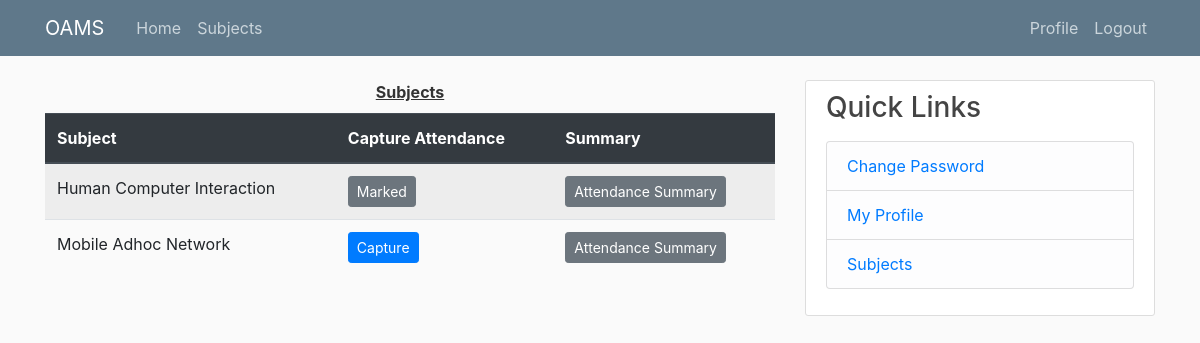
Page /subjects/ (signed in) on the committed database.
### blog/models.py (models this page shows, shortened)
class Subject(models.Model):
    subject_code = models.CharField(max_length=20, primary_key=True)
    subject_name = models.CharField(max_length=100, blank=True, null=True)
    year = models.CharField(max_length=20, choices=YEARS)
    branch = models.CharField(max_length=20, choices=BRANCHES)
    academic_year = models.CharField(max_length=20, blank=True, null=True)

### blog/views.py (the view)
# urls.py: path('subjects/',user_views.getGubjects, name='subjects'),
@user_passes_test(isStudent,login_url='error',redirect_field_name=None)
def getGubjects(request):
	if is_fully_filled(request):
		is_holiday = isHoliday()
		academic_year = currentAcademicYear()
		subjects = {}
		if not request.user.is_staff:
			student = Student.objects.get(user=request.user)
			subjects = pd.DataFrame(Subject.objects.filter(year=student.year,branch=student.branch,academic_year=academic_year).values().all())
			if(len(subjects)>0):
				if MarkAttendance.objects.filter(student=student,attendance_marked_date=dt.date.today()).exists():
					marked_attd = pd.DataFrame(MarkAttendance.objects.filter(student=student,attendance_marked_date=dt.date.today()).values('subject_name','is_present'))
					subjects = pd.merge(subjects,marked_attd,on='subject_name',how='inner').to_dict(orient='records')
				else:
					subjects = {}
					print("Didn't run script.py")
	else:
		messages.warning(request, f'Please update your profile before doing any operation')
		return redirect('profile')
	return render(request, 'blog/subjects.html',{'subjects':subjects,'is_holiday':is_holiday})

### blog/views.py (called while the page is built)
def currentAcademicYear():
	today_date = dt.date.today()
	year = today_date.year
	cur_academic_year = str(year-1)+'-'+str(year) if dt.date.today().month<4 else str(year)+'-'+str(year+1)
	return cur_academic_year

def is_fully_filled(request):
	listToCheck = ['markattendance', 'user', 'idno','email']
	fields_names = [f.name  for f in Student._meta.get_fields() if f.name not in listToCheck]
	student = Student.objects.filter(user=request.user).values()
	for field_name in fields_names:
		if student[0][field_name] is None or student[0][field_name] == '':
			return False
	return True

def isHoliday():
	if IsWorkingDay.objects.filter(date=dt.date.today()).exists():
		return False
	return True

def isStudent(user):
	return not user.is_staff

### blog/templates/blog/subjects.html
{% extends 'blog/base.html' %}
{% load crispy_forms_tags %}
    {% block content %}
    {% if subjects|length > 0 %}
        <center style="padding-bottom: 5px;text-decoration: underline;"><b>Subjects</b></center>
        {% if not user.is_staff %}
            <div class="table-responsive mt-1">
            <table class="table table-striped">
                    <thead class="thead-dark">
                    <tr>
                        <th scope="col">Subject</th><th scope="col">Capture Attendance</th><th scope="col">Summary</th>
                    </tr>
                    </thead>
                    <tbody>
                        {% for subject in subjects %}
                            <tr>
                                <td>{{subject.subject_name}}</td>
                                {% if is_holiday %}
                                    <td><a style="color:white" name='capture' class="btn btn-sm btn-secondary">Holiday</a></td>
                                {% else %}
                                    {% if subject.is_present %}
                                        <td><a style="color:white" name='capture' class="btn btn-sm btn-secondary">Marked</a></td>
                                    {% else %}
                                        <td><a href="{% url 'camera' subject.subject_name %}" name='capture' class="btn btn-sm btn-primary">Capture</a></td>
                                    {% endif %}
                                {% endif %}
                                <td><a href="{% url 'summary_id' subject.subject_name %}" name='capture' class="btn btn-sm btn-secondary">Attendance Summary</a></td>
                            </tr>
                        {% endfor %}
                    </tbody>
                </table>
            </div>
        {% endif %}
    {% else %}
        <h1><center>No Subjects Added Yet<center></h1>
    {% endif %}
    {% endblock content %}

### blog/static/blog/css/main.css (style rules this page uses)
body { background: #fafafa; color: #333333; margin-top: 5rem; }

### rows in the picture
Subject: subject_name "Human Computer Interaction"
Subject: subject_name "Mobile Adhoc Network"
